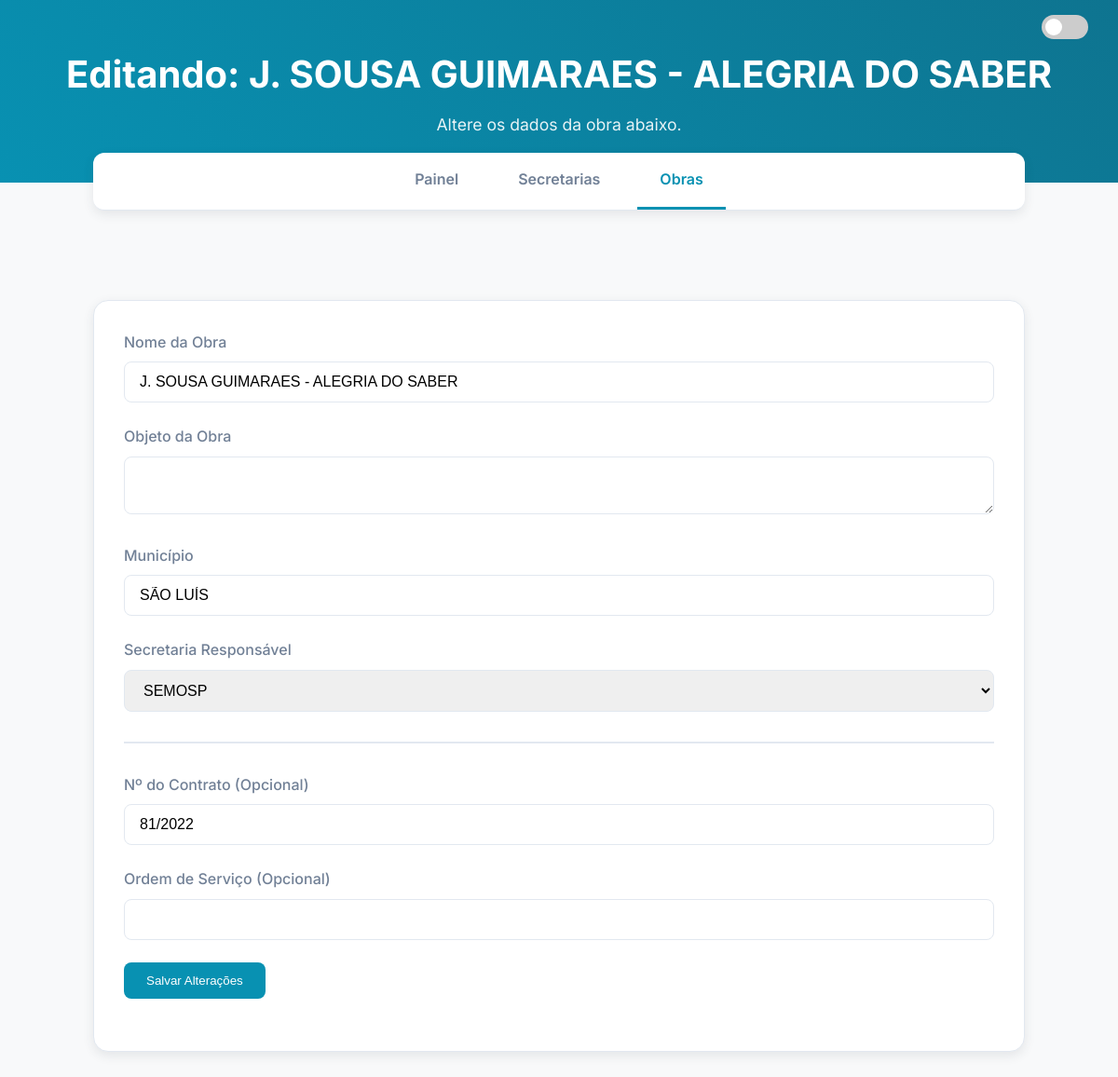
/obra/2/editar, run on the app's committed database.
### models.py (models this page shows, shortened)
class Obra(db.Model):
    id = db.Column(db.Integer, primary_key=True)
    nome = db.Column(db.String(200), nullable=False)
    objeto = db.Column(db.Text, nullable=True)
    municipio = db.Column(db.String(100), nullable=True)
    n_contrato = db.Column(db.String(50), nullable=True)
    contrato_fonte = db.Column(db.String(100), nullable=True)
    ordem_servico = db.Column(db.String(50), nullable=True)
    periodo = db.Column(db.String(50), nullable=True)
    endereco = db.Column(db.String(200), nullable=True)
    secretaria_id = db.Column(db.Integer, db.ForeignKey('secretaria.id'), nullable=False)
    andamento = db.relationship('Andamento', backref='obra', uselist=False, cascade="all, delete-orphan")
    gastos = db.relationship('Gasto', backref='obra', order_by="desc(Gasto.data)", cascade="all, delete-orphan")

### app.py (the view)
@app.route('/obra/<int:obra_id>/editar', methods=['GET', 'POST'])
def editar_obra(obra_id):
    obra = Obra.query.get_or_404(obra_id)
    form = ObraForm(obj=obra)
    form.secretaria_id.choices = [(s.id, s.nome) for s in Secretaria.query.all()]
    if form.validate_on_submit():
        form.populate_obj(obra)
        db.session.commit()
        flash('Obra atualizada com sucesso!', 'success')
        return redirect(url_for('listar_obras'))
    form.secretaria_id.data = obra.secretaria_id # Garante que a secretaria correta está selecionada
    return render_template('editar_obra.html', form=form, active_page='obras')

### forms.py
class ObraForm(FlaskForm):
    nome = StringField('Nome da Obra', validators=[DataRequired(), Length(min=5, max=200)])
    objeto = TextAreaField('Objeto')
    municipio = StringField('Município')
    n_contrato = StringField('Nº do Contrato')
    contrato_fonte = StringField('Contrato Fonte')
    ordem_servico = StringField('Ordem de Serviço')
    periodo = StringField('Período')
    endereco = StringField('Endereço')
    secretaria_id = SelectField('Secretaria Responsável', coerce=int, validators=[DataRequired()])
    submit = SubmitField('Cadastrar Obra')

### templates/editar_obra.html (shortened to what this page needs)
{% extends "base.html" %}
{% block header_title %}Editando: {{ form.nome.data }}{% endblock %}
{% block header_subtitle %}Altere os dados da obra abaixo.{% endblock %}
{% block content %}
<div class="content-container">
    <div class="form-container">
        <form method="POST" action="">
            <div class="form-group">
                {{ form.nome.label(text="Nome da Obra") }}
                {{ form.nome(class="form-control") }}
            </div>
            <div class="form-group">
                {{ form.objeto.label(text="Objeto da Obra") }}
                {{ form.objeto(class="form-control") }}
            </div>
            <div class="form-group">
                {{ form.municipio.label(text="Município") }}
                {{ form.municipio(class="form-control") }}
            </div>
            <div class="form-group">
                {{ form.secretaria_id.label(text="Secretaria Responsável") }}
                {{ form.secretaria_id(class="form-control") }}
            </div>
            <hr style="margin: 2rem 0; border: 1px solid var(--border-color);">
            <div class="form-group">
                {{ form.n_contrato.label(text="Nº do Contrato (Opcional)") }}
                {{ form.n_contrato(class="form-control") }}
            </div>
            <div class="form-group">
                {{ form.ordem_servico.label(text="Ordem de Serviço (Opcional)") }}
                {{ form.ordem_servico(class="form-control") }}
            </div>
            <div class="form-group">
                <button type="submit" class="btn">Salvar Alterações</button>
            </div>
        </form>
    </div>
</div>
{% endblock %}

### static/css/style.css (style rules this page uses)
:root { --bg-color: #F8F9FA; --card-bg-color: #FFFFFF; --text-primary: #2D3748; --text-secondary: #718096; --accent-color: #0891B2; --accent-hover: #0E7490; --border-color: #E2E8F0; --shadow-color: rgba(45, 55, 72, 0.1); --gasto-color: #F97316; --prejuizo-color: #FF1C3A; --disponivel-color: #10B981; }
* { box-sizing: border-box; margin: 0; padding: 0; }
body { font-family: 'Inter', sans-serif; background-color: var(--bg-color); color: var(--text-primary); line-height: 1.6; }
.content-container { max-width: 1000px; margin: 2rem auto; background-color: var(--card-bg-color); border: 1px solid var(--border-color); border-radius: 16px; padding: 2rem; box-shadow: 0 4px 12px var(--shadow-color); }
.btn { background-color: var(--accent-color); color: white; padding: 0.75rem 1.5rem; border: none; border-radius: 8px; font-weight: 500; text-decoration: none; transition: background-color 0.2s ease; cursor: pointer; }
.form-container .form-group { margin-bottom: 1.5rem; }
.form-container label { display: block; font-weight: 500; margin-bottom: 0.5rem; color: var(--text-secondary); }
.form-container .form-control { width: 100%; padding: 0.75rem 1rem; border: 1px solid var(--border-color); border-radius: 8px; font-size: 1rem; transition: border-color 0.2s ease, box-shadow 0.2s ease; }

### data on the page
Obra: nome.data "J. SOUSA GUIMARAES - ALEGRIA DO SABER", nome "J. SOUSA GUIMARAES - ALEGRIA DO SABER", municipio "SÃO LUÍS", secretaria_id "SEMOSP", n_contrato "81/2022"
